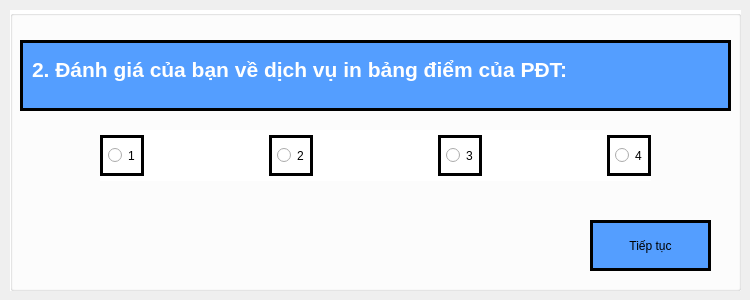
   <widget class="QWidget" name="page_2">
    <widget class="QGroupBox" name="groupBox_2">
     <property name="geometry">
      <rect>
       <x>10</x>
       <y>10</y>
       <width>731</width>
       <height>281</height>
      </rect>
     </property>
     <property name="styleSheet">
      <string notr="true">background-color: #ffffff;</string>
     </property>
     <property name="title">
      <string/>
     </property>
     <widget class="QTextBrowser" name="textBrowser_4">
      <property name="geometry">
       <rect>
        <x>10</x>
        <y>30</y>
        <width>711</width>
        <height>71</height>
       </rect>
      </property>
      <property name="styleSheet">
       <string notr="true">background-color: #549eff;
padding: 10px 5px;
border: 3px solid black;</string>
      </property>
      <property name="html">
       <string>&lt;!DOCTYPE HTML PUBLIC &quot;-//W3C//DTD HTML 4.0//EN&quot; &quot;http://www.w3.org/TR/REC-html40/strict.dtd&quot;&gt;
&lt;html&gt;&lt;head&gt;&lt;meta name=&quot;qrichtext&quot; content=&quot;1&quot; /&gt;&lt;style type=&quot;text/css&quot;&gt;
p, li { white-space: pre-wrap; }
&lt;/style&gt;&lt;/head&gt;&lt;body style=&quot; font-family:'PibotoLt'; font-size:8pt; font-weight:400; font-style:normal;&quot;&gt;
&lt;p style=&quot; margin-top:0px; margin-bottom:0px; margin-left:0px; margin-right:0px; -qt-block-indent:0; text-indent:0px;&quot;&gt;&lt;span style=&quot; font-size:16pt; font-weight:600; color:#ffffff;&quot;&gt;2. Đánh giá của bạn về dịch vụ in bảng điểm của PĐT:&lt;/span&gt;&lt;/p&gt;&lt;/body&gt;&lt;/html&gt;</string>
      </property>
     </widget>
     <widget class="QPushButton" name="next_2">
      <property name="geometry">
       <rect>
        <x>580</x>
        <y>210</y>
        <width>121</width>
        <height>51</height>
       </rect>
      </property>
      <property name="styleSheet">
       <string notr="true">background-color: #549eff;
font: 75 italic 12pt &quot;Sans&quot;;
padding: 10px 5px;
border: 3px solid black;

</string>
      </property>
      <property name="text">
       <string>Tiếp tục</string>
      </property>
     </widget>
     <widget class="QWidget" name="layoutWidget_2">
      <property name="geometry">
       <rect>
        <x>90</x>
        <y>120</y>
        <width>551</width>
        <height>51</height>
       </rect>
      </property>
      <layout class="QHBoxLayout" name="horizontalLayout_2">
       <item>
        <widget class="QRadioButton" name="ra2_1">
         <property name="styleSheet">
          <string notr="true">font: 75 italic 12pt &quot;Sans&quot;;
padding: 10px 5px;
border: 3px solid black;
</string>
         </property>
         <property name="text">
          <string>1</string>
         </property>
        </widget>
       </item>
       <item>
        <spacer name="horizontalSpacer_4">
         <property name="orientation">
          <enum>Qt::Horizontal</enum>
         </property>
         <property name="sizeHint" stdset="0">
          <size>
           <width>40</width>
           <height>20</height>
          </size>
         </property>
        </spacer>
       </item>
       <item>
        <widget class="QRadioButton" name="ra2_2">
         <property name="styleSheet">
          <string notr="true">font: 75 italic 12pt &quot;Sans&quot;;
padding: 10px 5px;
border: 3px solid black;

</string>
         </property>
         <property name="text">
          <string>2</string>
         </property>
        </widget>
       </item>
       <item>
        <spacer name="horizontalSpacer_5">
         <property name="orientation">
          <enum>Qt::Horizontal</enum>
         </property>
         <property name="sizeHint" stdset="0">
          <size>
           <width>40</width>
           <height>20</height>
          </size>
         </property>
        </spacer>
       </item>
       <item>
        <widget class="QRadioButton" name="ra2_3">
         <property name="styleSheet">
          <string notr="true">font: 75 italic 12pt &quot;Sans&quot;;
padding: 10px 5px;
border: 3px solid black;
</string>
         </property>
         <property name="text">
          <string>3</string>
         </property>
        </widget>
       </item>
       <item>
        <spacer name="horizontalSpacer_6">
         <property name="orientation">
          <enum>Qt::Horizontal</enum>
         </property>
         <property name="sizeHint" stdset="0">
          <size>
           <width>40</width>
           <height>20</height>
          </size>
         </property>
        </spacer>
       </item>
       <item>
        <widget class="QRadioButton" name="ra2_4">
         <property name="styleSheet">
          <string notr="true">font: 75 italic 12pt &quot;Sans&quot;;
padding: 10px 5px;
border: 3px solid black;
</string>
         </property>
         <property name="text">
          <string>4</string>
         </property>
        </widget>
       </item>
      </layout>
     </widget>
     <zorder>layoutWidget_2</zorder>
     <zorder>textBrowser_4</zorder>
     <zorder>next_2</zorder>
    </widget>
   </widget>
